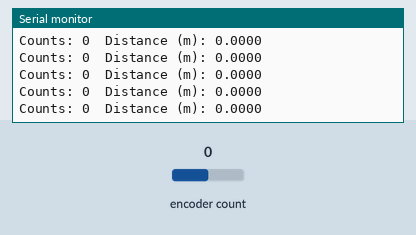
The sketch below on a simulated ESP32. On the bench: the last lines printed to the serial monitor. Inputs (shaded band) come from the test bench; at power-on: encoder count 0.

Above: at 1.2 s.
1.3 s: encoder count set to 1
At 1.31 s:
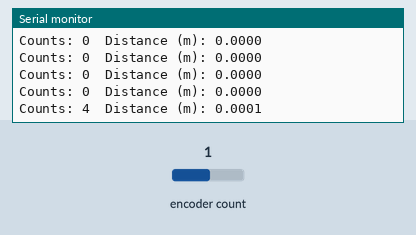
2.8 s: encoder count set to 2
At 2.81 s:
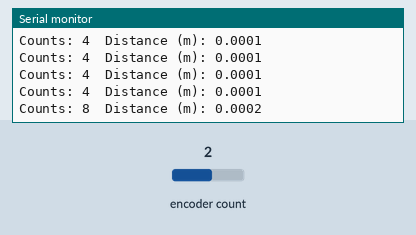
Timing chart, 0 to 5.8 s (numbered marks = the images above; inputs shaded):
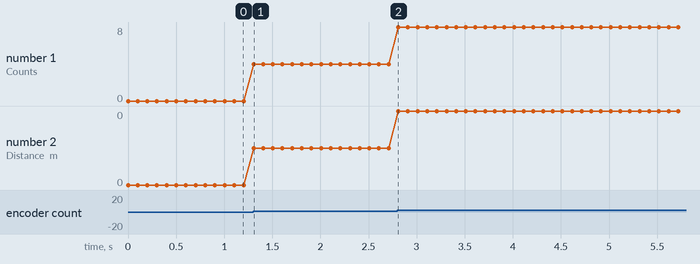

Measured:
- after the input at 1.3 s, the serial monitor: prints a new line at once (image 1)
- after the input at 2.8 s, the serial monitor: prints a new line at once (image 2)
- plotted number 1: 0 → 4 after the input at 1.3 s, 4 → 8 after the input at 2.8 s
- plotted number 2: 0 → 0 after the input at 1.3 s, 0 → 0 after the input at 2.8 s

The sketch:

Encoder_Test.ino
```cpp
#include <ESP32Encoder.h>

ESP32Encoder encoder;

#define Apin 32
#define Bpin 33

#define Steps_Per_Revolution 8192
#define Wheel_Diameter 0.075
const float Meters_Per_Step = PI * Wheel_Diameter / Steps_Per_Revolution;

long counts;
float distance;

void setup() {

  Serial.begin(115200);
  encoder.attachFullQuad(Apin, Bpin);
  encoder.clearCount();
  Serial.println("Encoder ready");
}

void loop() {

  counts = encoder.getCount();
  distance = counts * Meters_Per_Step;

  Serial.print("Counts: ");
  Serial.print(counts);

  Serial.print("  Distance (m): ");
  Serial.println(distance, 4);

  delay(100);
}
```
